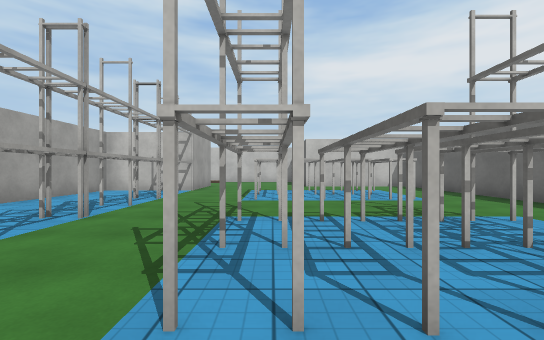
View 1 (above)

13 first-person views from a walk through a 3-D level made in the Unity game engine. The camera is 1.3 m above the floor, looks level and sees 90° across. The floor is counted in squares, 2 m on a side. Each view is taken from the middle of a square. On the plan, view 1 faces up. The plan holds only what a view shows up to about 9 squares ahead; the rest is blank. The place goes on beyond the plan. The player character is not drawn. Surface patterns are stand-ins for the level's own textures.

View 2
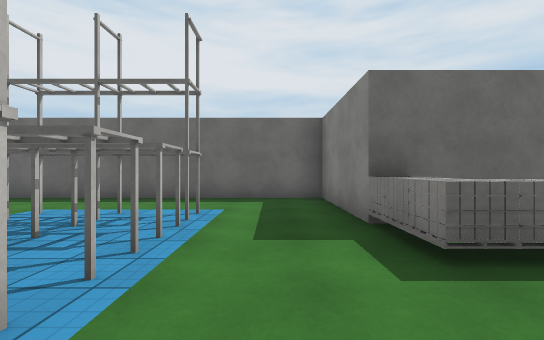

View 3
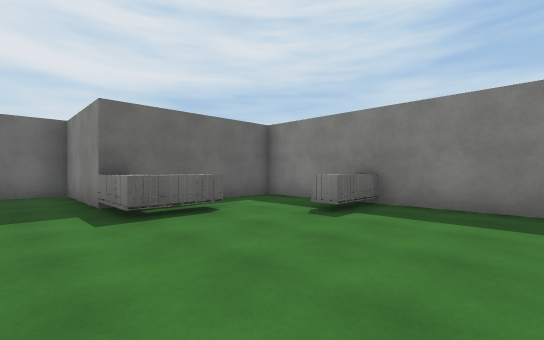

View 4
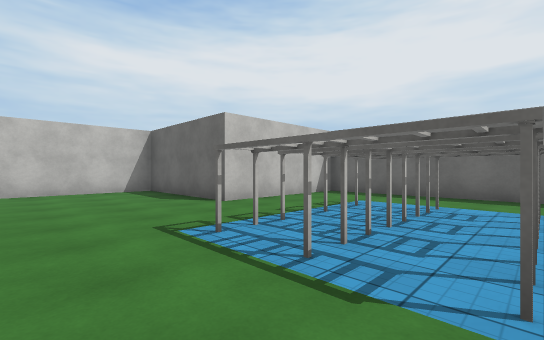

View 5
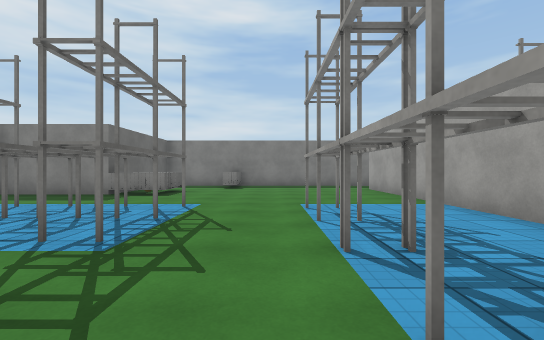

View 6
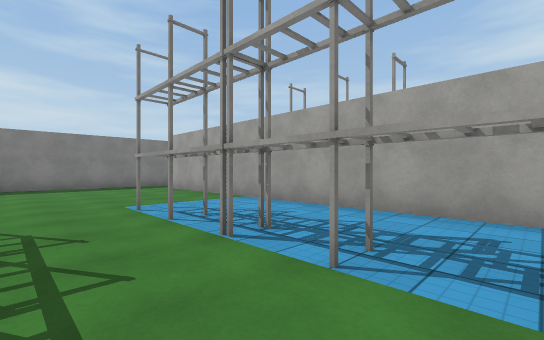

View 7
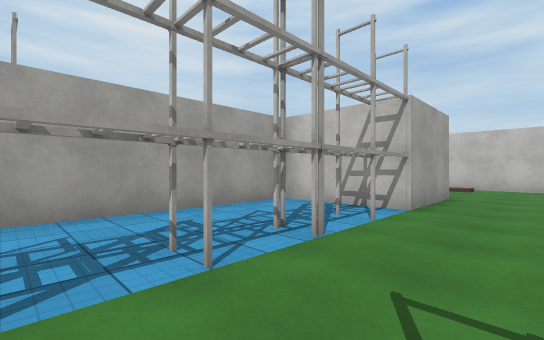

View 8
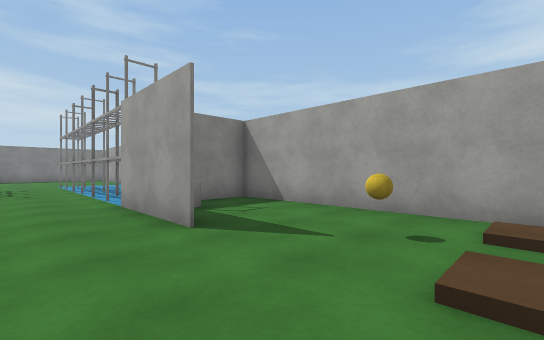

View 9
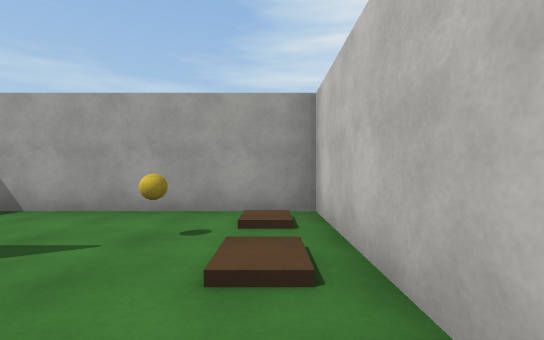

View 10
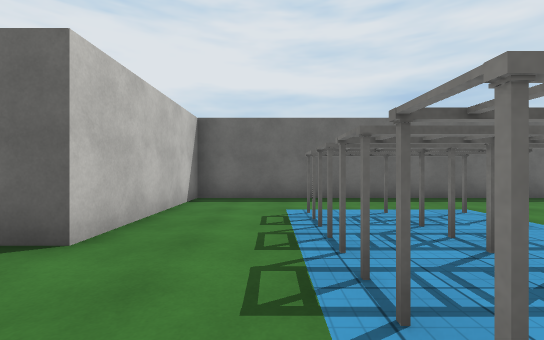

View 11
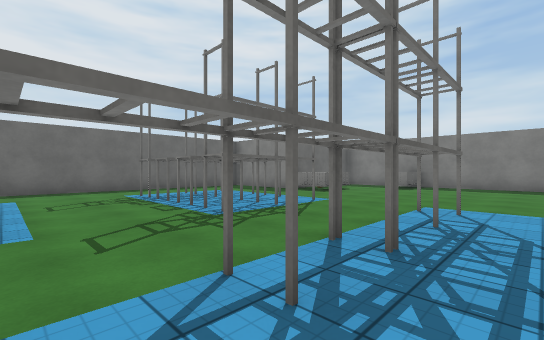

View 12
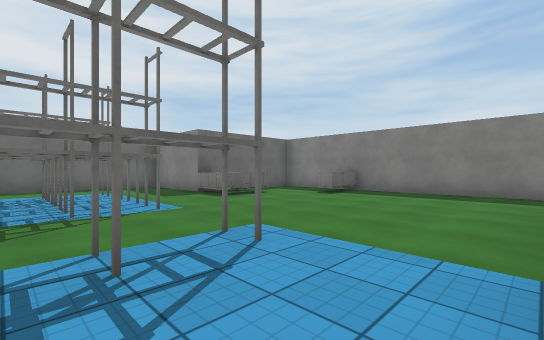

View 13
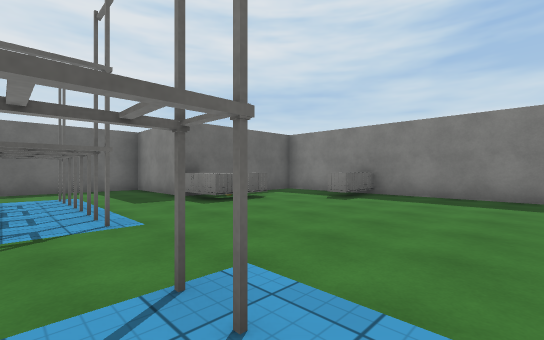

### Floor plan
Points are (right, up) in squares from view 1. A wall is a line through its corners. A room is listed if a view was taken in it or the views show most of it. See-through windows are left out.
Room 1 (views 1, 2, 3, 4, 5, 6, 7, 8, 9, 10, 11, 13)
walls: (-5.3, 2.5) (-5.3, -3); (2.4, -1.2) (5.3, -1.2) (5.3, 10.7) (1.3, 10.7) (1.3, 14.7) (-5.3, 14.7) (-5.3, 3.5); (-2.5, 11.3) (-2.5, 8.7) (-5.4, 8.7) (-3.9, 8.7); (0.4, -5.2) (2.3, -5.2) (2.3, -2.4); (-5, -5.2) (-1.5, -5.2)
ways out: opening at (-5, -4) to room 2; opening at (-5, 3) to room 2
objects: ball (-4, 13); shelf (-3, 4); shelf (-3, 5) to (-3, 6); shelf (-3, 8); cylinder (-3, 10); other object (-1, -5) to (0, -5); other object (-1, -4) to (0, -4); shelf (0, 1) to (0, 2); shelf (0, 8); other object (1, -2); other object (1, -1); shelf (1, 1) to (1, 2); shelf (1, 8); other object (2, -2) to (2, -1); shelf (2, 1) to (2, 2); shelf (2, 8); shelf (3, 1) to (3, 2); shelf (3, 8)
Room 2 (view 12)
walls: (-5.3, 3.5) (-5.3, 2.5)
ways out: opening at (-5, -4) to room 1; opening at (-5, 3) to room 1
objects: shelf (-6, 2) to (-6, 4)

Where each view was taken, in squares from view 1:
view 1: 0 up, 0 right, facing up
view 2: 0 up, 1 left, facing right
view 3: 0 up, 3 left, facing down-right
view 4: 6 up, 2 left, facing up-right
view 5: 6 up, 2 left, facing down
view 6: 6 up, 1 left, facing down-left
view 7: 4 up, 1 left, facing up-left
view 8: 14 up, 1 left, facing down-left
view 9: 14 up, 1 left, facing left
view 10: 9 up, 1 left, facing right
view 11: 6 up, 4 left, facing down-right
view 12: 3 up, 5 left, facing down-right
view 13: 2 up, 4 left, facing down-right
